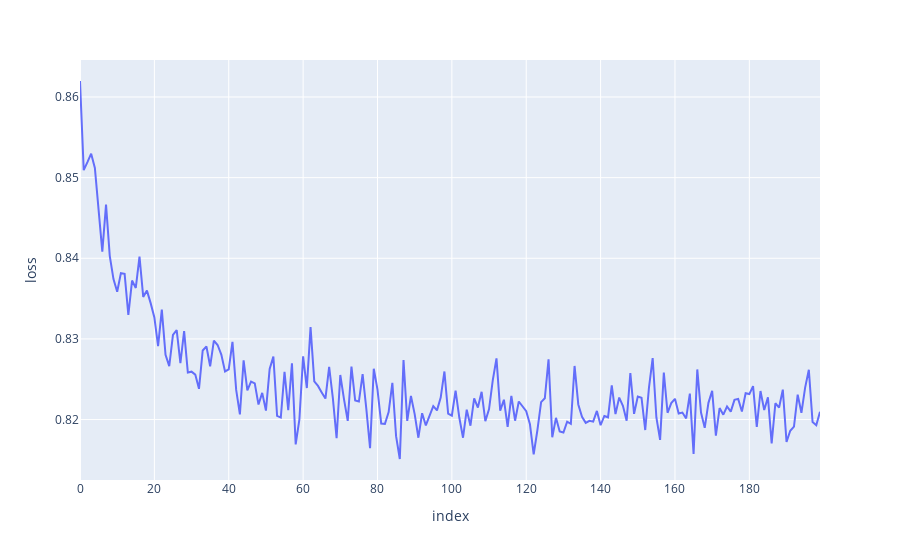
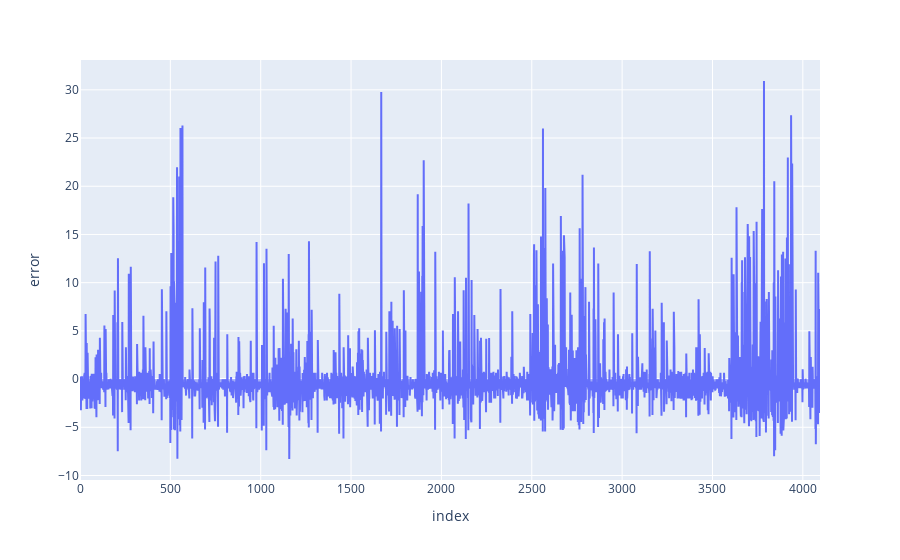

Notebook source saved alongside these figures, in order:
### Code cell
# Error Decay
regressor_df = pd.DataFrame.from_dict(
    {
        'loss': nn.history.history['loss'],
    }
)

error_df = pd.DataFrame.from_dict(
    {
        'error': np.array(e[:,0,0])
    }
)

fig = px.line(regressor_df, y="loss")
fig.show()

fig = px.area(error_df, y='error')
fig.show()

### Figure 1 — Plotly figure (JSON) as saved in the notebook; plotly's stock layout.template omitted (floating-point values rounded to 4 significant figures; data arrays with more than 128 entries replaced by an {"elided": "..."} marker saying what was removed)
{"data": [{"hovertemplate": "index=%{x}<br>loss=%{y}<extra></extra>", "legendgroup": "", "line": {"color": "#636efa", "dash": "solid"}, "marker": {"symbol": "circle"}, "mode": "lines", "name": "", "orientation": "v", "showlegend": false, "type": "scatter", "x": {"elided": "200 int values"}, "xaxis": "x", "y": {"elided": "200 float values"}, "yaxis": "y"}], "layout": {"legend": {"tracegroupgap": 0}, "margin": {"t": 60}, "xaxis": {"anchor": "y", "domain": [0, 1], "title": {"text": "index"}}, "yaxis": {"anchor": "x", "domain": [0, 1], "title": {"text": "loss"}}}}

### Figure 2 — Plotly figure (JSON) as saved in the notebook; plotly's stock layout.template omitted (floating-point values rounded to 4 significant figures; data arrays with more than 128 entries replaced by an {"elided": "..."} marker saying what was removed)
{"data": [{"fillpattern": {"shape": ""}, "hovertemplate": "index=%{x}<br>error=%{y}<extra></extra>", "legendgroup": "", "line": {"color": "#636efa"}, "marker": {"symbol": "circle"}, "mode": "lines", "name": "", "orientation": "v", "showlegend": false, "stackgroup": "1", "type": "scatter", "x": {"elided": "4096 int values"}, "xaxis": "x", "y": {"elided": "4096 float values"}, "yaxis": "y"}], "layout": {"legend": {"tracegroupgap": 0}, "margin": {"t": 60}, "xaxis": {"anchor": "y", "domain": [0, 1], "title": {"text": "index"}}, "yaxis": {"anchor": "x", "domain": [0, 1], "title": {"text": "error"}}}}
